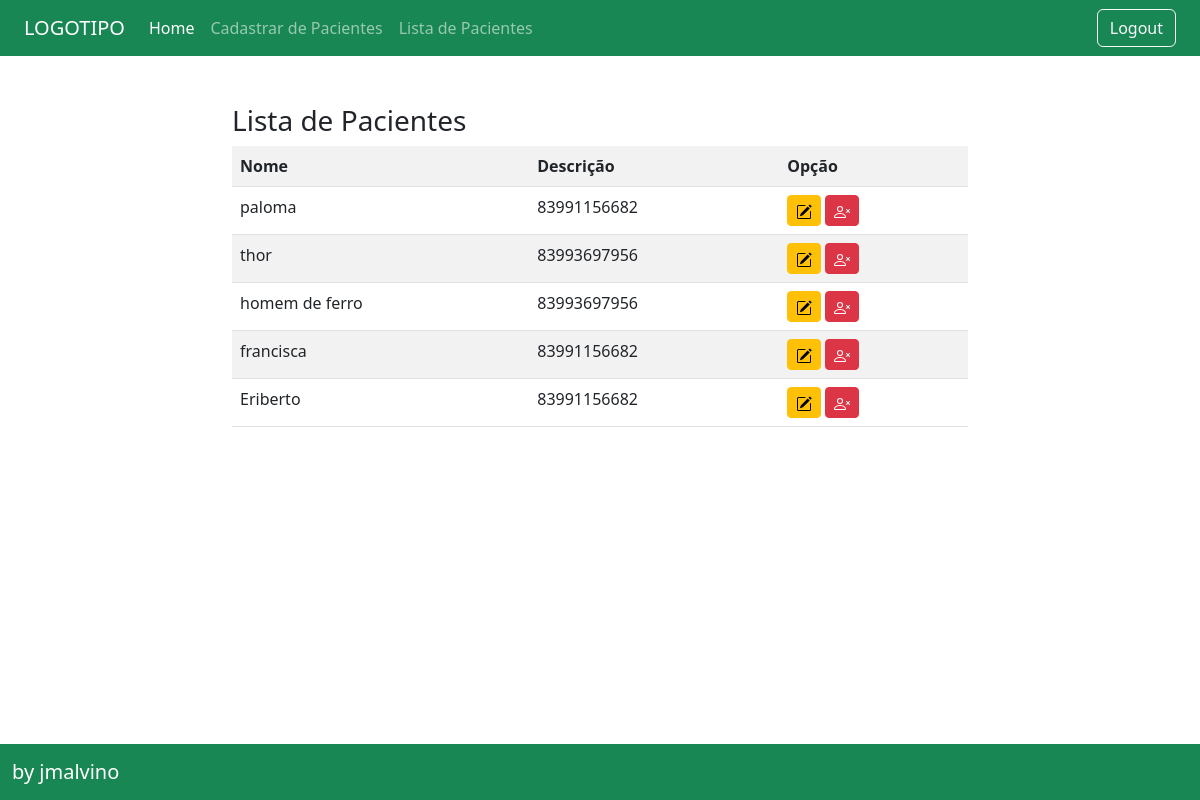
The app's page /pacientes/listar (signed in) with its own data.
### pacientes/models.py (models this page shows, shortened)
class Pacientes(models.Model):
    nome = models.CharField(max_length=255)
    telefone = models.CharField(max_length=20)
    endereco = models.CharField(max_length=255)
    numero = models.CharField(max_length=10)
    cidade = models.CharField(max_length=100)
    uf = models.CharField(max_length=2)
    pais = models.CharField(max_length=100)
    cep = models.CharField(max_length=8)
    dataDeCriacao = models.DateTimeField(auto_now_add=True)

### pacientes/views.py (the view)
# urls.py: path('listar', PacientesList.as_view(), name="listar-pacientes"),
class PacientesList(CreateView):
    model = Pacientes
    fields = ['nome']
    template_name: 'pacientes/pacientes_form.html'
    success_message = "Cadastrado com sucesso!!"
    success_url = reverse_lazy('listar-pacientes')

### pacientes/templates/pacientes/pacientes_list.html (shortened to what this page needs)
{% extends 'pacientes/base.html' %}
{%block conteudo %}
<br>
<br>
<h3 >Lista de Pacientes</h3>
<div class="table-responsive">
    <table class="table table-striped">
        <tr>
            <th>Nome</th>
            <th>Descrição</th>
            <th>Opção</th>
        </tr>
        {% if request.user.is_authenticated %}
        {% for pacientes in object_list %}
        <tr>
            <td>{{ pacientes.nome }}</td>
            <td>{{ pacientes.telefone }}</td>
            <td>
                <a href="{% url 'editar-pacientes' pacientes.pk %}" class="btn btn-warning btn-sm">
                </a>
                <a href="{% url 'excluir-pacientes' pacientes.pk  %}"class="btn btn-danger btn-sm">
                </a>
            </td>
        {% empty %}
        <tr>
            <td colspan="3"> Nenhum campo registrado. </td>
        </tr>
        {% endfor %}
        {% endif %}
    </table>
</div>
{% endblock %}

### records on screen
Pacientes: nome "paloma", telefone "83991156682"
Pacientes: nome "thor", telefone "83993697956"
Pacientes: nome "homem de ferro", telefone "83993697956"
Pacientes: nome "francisca", telefone "83991156682"
Pacientes: nome "Eriberto", telefone "83991156682"
